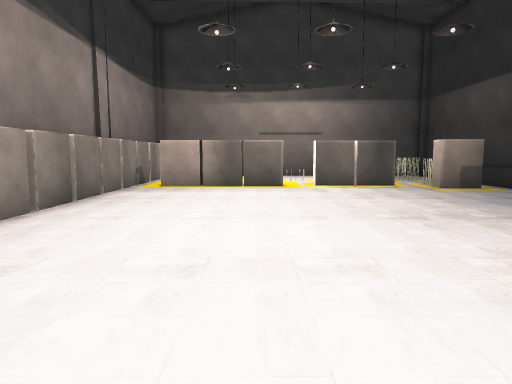
View 1 (above)

14 first-person views from a walk through a Unity game level. The camera is 1.3 m above the floor, tilts 6° down and sees 70° across. The floor is counted in squares, 1 m on a side. Each view is taken from the middle of a square. On the plan, view 1 faces up. The plan holds only what a view shows up to about 15 squares ahead; the rest is blank. The place goes on beyond the plan. Some surface patterns are stand-ins.

View 2
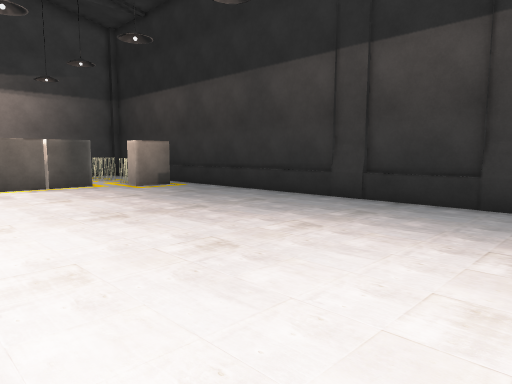

View 3
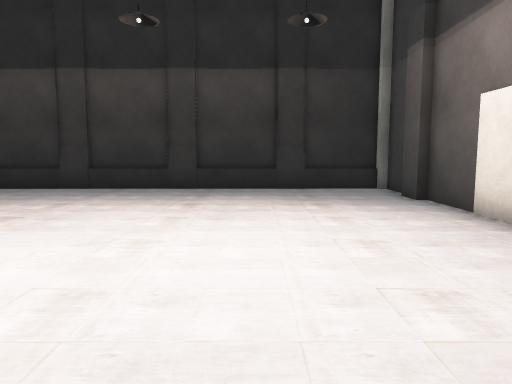

View 4
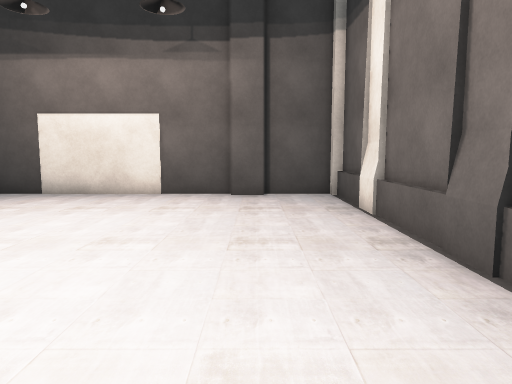

View 5
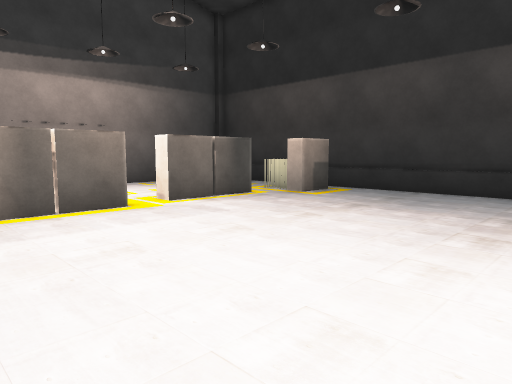

View 6
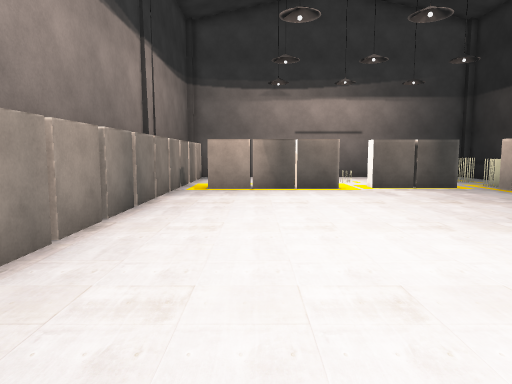

View 7
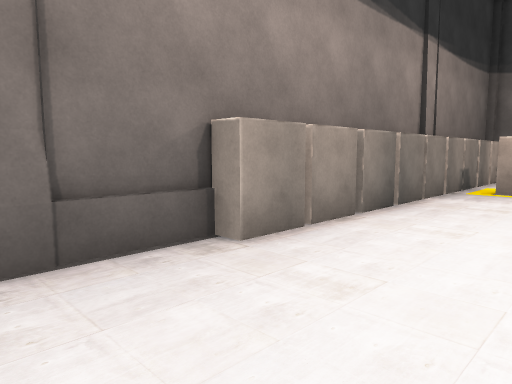

View 8
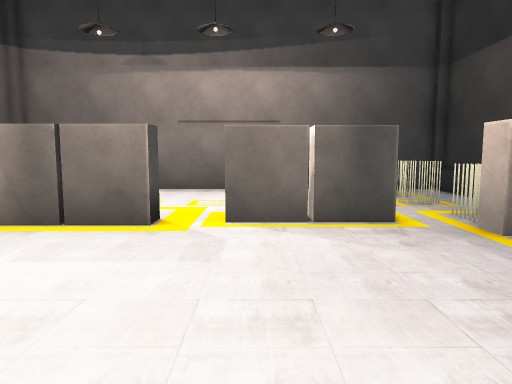

View 9
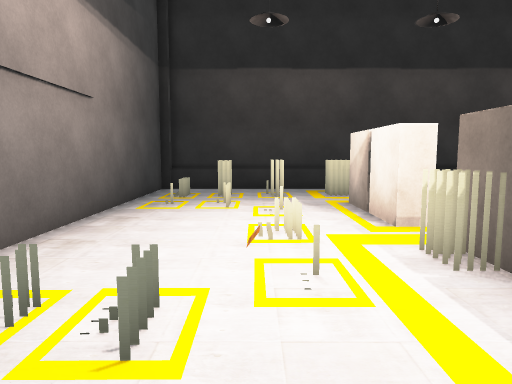

View 10
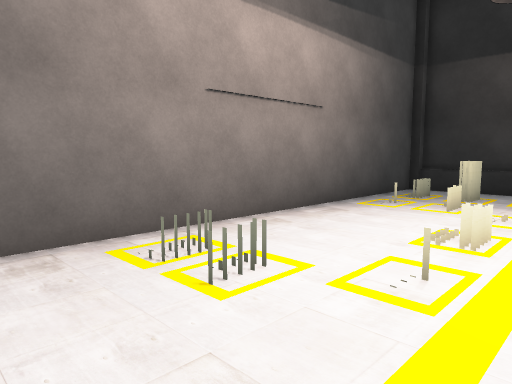

View 11
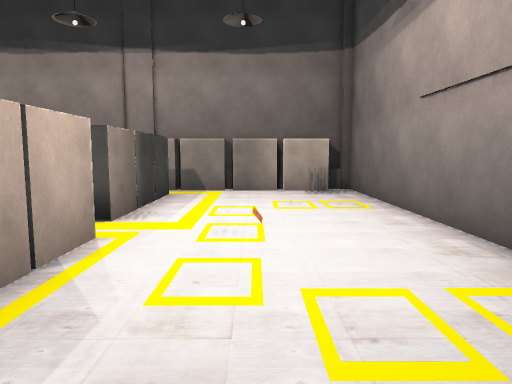

View 12
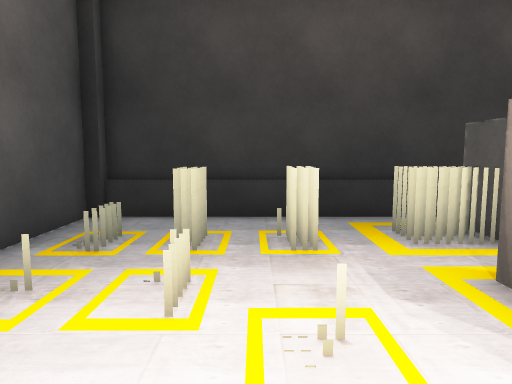

View 13
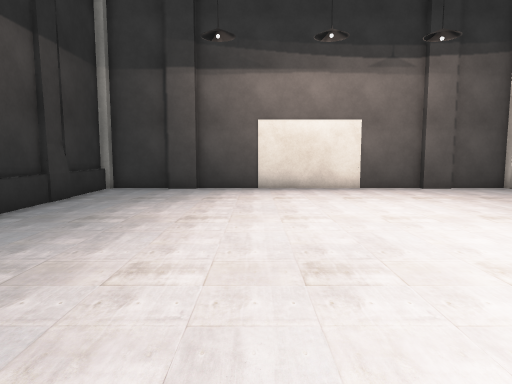

View 14
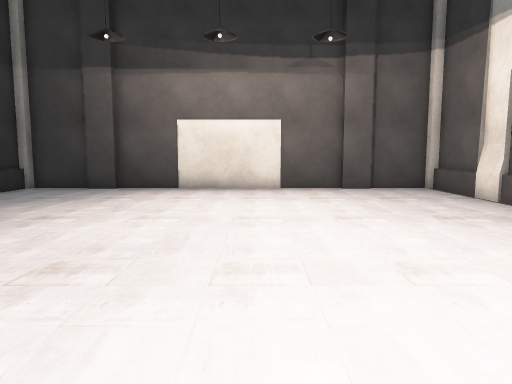

### Floor plan
Points are (right, up) in squares from view 1. A wall is a line through its corners. A room is listed if a view was taken in it or the views show most of it. See-through windows are left out.
Room 1 (views 1, 2, 3, 4, 5, 6, 7, 8, 13, 14)
walls: (-5, 6.2) (-5, 4.6) (-5.6, 4.6) (-5.6, -5.8) (-3.2, -5.8); (-5.7, 4.6) (-5.7, 1.1); (-5, 8) (-5, 6.4); (-5.7, 0.9) (-5.7, -2.9); (-5, 9.9) (-5, 8.2); (3.9, -5.8) (6.2, -5.8); (6.1, -5.5) (7.2, -5.5); (-5.7, -3) (-5.7, -5.5); (1.1, 14.5) (-3.9, 14.5); (-2.2, -5.8) (0.1, -5.8); (-3.4, -5.5) (-2.1, -5.5); (7.2, -5.8) (9.7, -5.8) (9.7, 13.6); (5.8, 14.9) (2.4, 14.8); (8.5, 13.7) (6.9, 13.7) (6.9, 14.4); (-4.9, 14.9) (-5, 10)
low walls: (9.5, 5.1) (9.5, 6.2); (9.5, 1.1) (9.5, 2.2); (9.5, -2.9) (9.5, -1.6)
ways out: opening at (2, 15) to room 2; opening at (6, 15) to room 2; opening at (9, 14) to room 2; gap at (-4, 15) to room 2
objects: other object (1, -6) to (3, -6)
Room 2 (views 9, 10, 11, 12)
walls: (2.4, 14.8) (2.4, 15.5) (5.8, 15.5); (1.1, 15.2) (1.1, 14.5); (0.6, 15.2) (0.6, 15.8); (0.4, 15.2) (0.5, 15.8); (6.8, 17.1) (6.8, 17.6); (0.2, 15.2) (0.2, 15.8); (7, 18.8) (7, 19.3); (7, 17.1) (7, 17.6); (0, 15.2) (0, 15.8); (7.2, 17.1) (7.2, 17.6); (7.7, 18.6) (7.7, 19.1); (7.2, 14.5) (7.2, 15.8); (7.4, 14.6) (7.4, 15.8); (7.7, 14.5) (7.7, 15.8); (7.9, 14.5) (7.9, 15.8); (-3.9, 15.2) (0.8, 15.2) (0.8, 15.8); (-4.9, 18.7) (-4.9, 17.1); (-4.9, 16.9) (-4.9, 14.9); (9.7, 13.6) (9.7, 21.5) (-5.6, 21.5); (-4.9, 20.6) (-4.9, 19)
ways out: opening at (2, 15) to room 1; opening at (6, 15) to room 1; opening at (9, 14) to room 1; gap at (-4, 15) to room 1

Where each view was taken, in squares from view 1:
view 1: 0 up, 0 right, facing up
view 2: 0 up, 0 right, facing up-right
view 3: 1 down, 4 left, facing right
view 4: 6 up, 3 left, facing down
view 5: 6 up, 3 left, facing up-right
view 6: 1 up, 2 left, facing up
view 7: 1 up, 1 left, facing up-left
view 8: 8 up, 3 right, facing up
view 9: 18 up, 4 left, facing right
view 10: 16 up, 4 left, facing up-right
view 11: 18 up, 8 right, facing left
view 12: 18 up, 2 right, facing right
view 13: 8 up, 4 right, facing down
view 14: 8 up, 1 right, facing down
